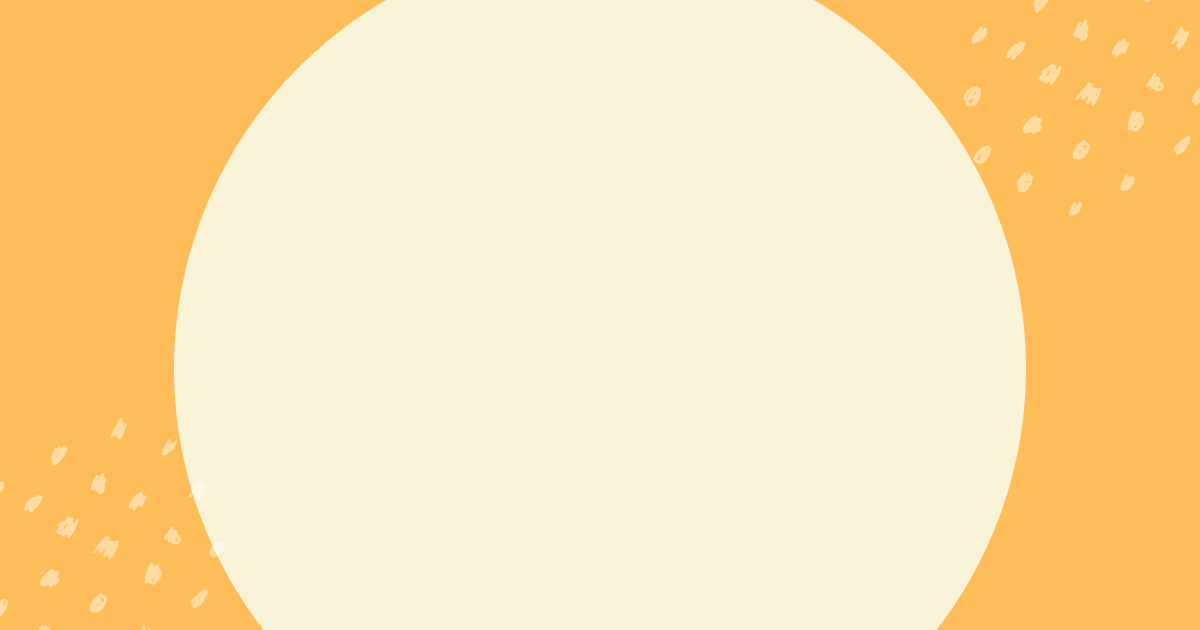
#> input picture assets/eyecatch_bg.png, 1200 x 630 px
$ python -i image_pick.py   (imports and definitions only)
#> lines starting #> are read from the running program, lines starting #| are printed output that depends on the picture; after the words box and inside, x2 and y2 are one past the last pixel; in counts of white or black regions, pixels touching at a corner belong together
#> further down, picture is the input picture: PIL image 1200x630 RGB; mean R, G, B 250.6, 222.7, 169
"""画像候補のAI不使用フィルタ/整形（Threads用）。

- 文字/バナーが多い画像を除外（エッジ密度ヒューリスティック）
- 白背景・商品単体っぽいものを上位に（四隅の白さ）
- 白ふち除去（near-whiteの外周をトリム）
PILのみ。Geminiなどは使わない。
"""
from __future__ import annotations

import io
import urllib.request

from PIL import Image, ImageFilter, ImageStat


# [17 lines left out: functions _fetch, _metrics, not called in this run]


def _trim_white(img: Image.Image, thresh: int = 238) -> Image.Image:
    """near-whiteの外周をトリム（白ふち除去）。商品が消えない範囲で。"""
#> called with thresh = 238
    gray = img.convert("L")
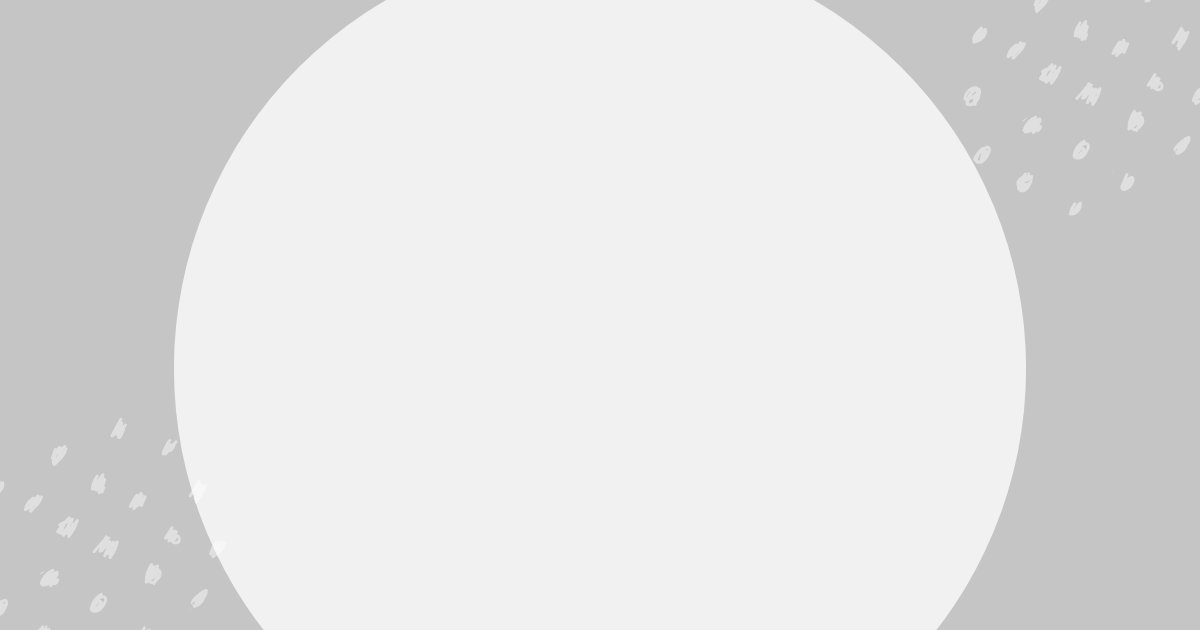
#> gray: PIL image 1200x630 L; min 197, max 247, mean 225
    # 白(>thresh)を0、それ以外を255にした2値マスクのbboxでクロップ
    mask = gray.point(lambda p: 0 if p > thresh else 255)
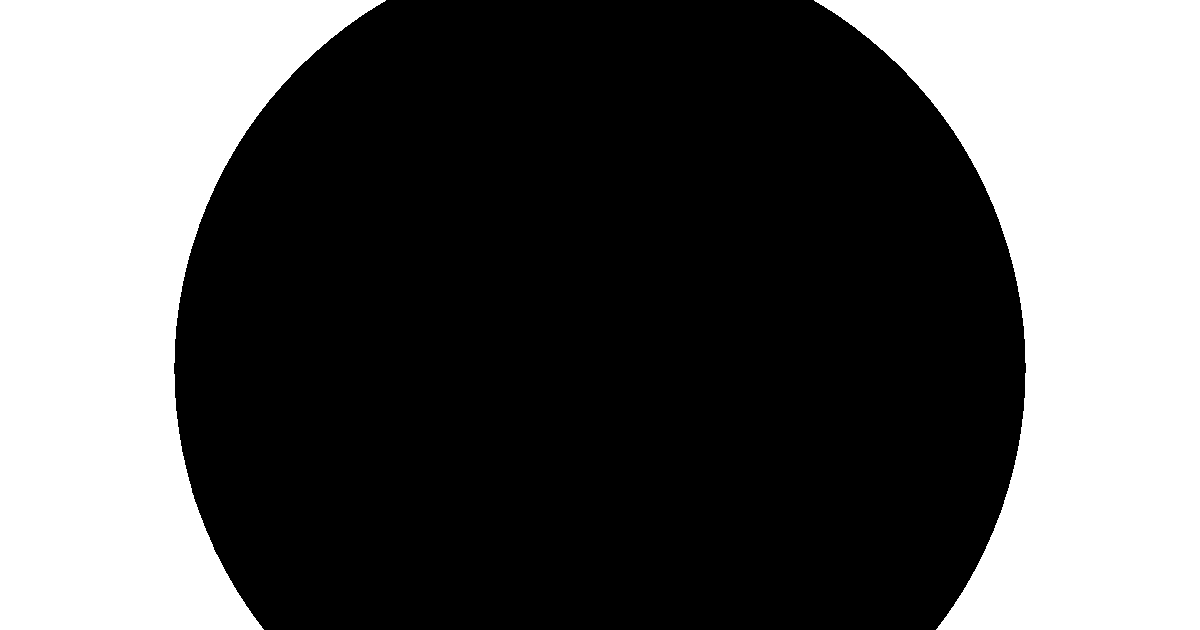
#> mask: PIL image 1200x630 L; 37.1% white; 2 white regions, box (x1, y1, x2, y2) and area: (814, 0, 1200, 630) 140193, (0, 0, 386, 630) 140172
    bbox = mask.getbbox()
#> bbox = (0, 0, 1200, 630)
    if not bbox:
        return img
    # 少しだけ余白を残す
    pad = 6
    x0, y0, x1, y1 = bbox
#> x0 = 0; y0 = 0; x1 = 1200; y1 = 630
    x0 = max(0, x0 - pad); y0 = max(0, y0 - pad)
    x1 = min(img.width, x1 + pad); y1 = min(img.height, y1 + pad)
    # トリムしすぎ（極端に小さい）は元画像を返す
    if (x1 - x0) < img.width * 0.3 or (y1 - y0) < img.height * 0.3:
        return img
    return img.crop((x0, y0, x1, y1))


# [33 lines left out: functions rank_urls, trim_white_bytes, not called in this run]

>>> from PIL import Image
>>> picture = Image.open('../assets/eyecatch_bg.png')
>>> result = _trim_white(picture)
